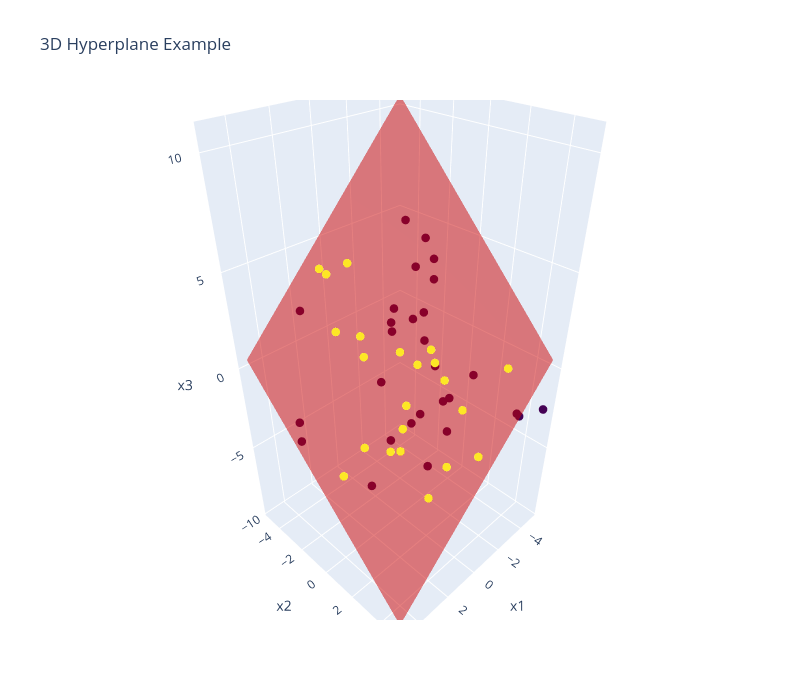

This figure's notebook cell:
### Code cell
n = 50
x1 = np.random.uniform(-5, 5, n)
x2 = np.random.uniform(-5, 5, n)
x3 = np.random.uniform(-5, 5, n)

w = np.array([1, 1, 1])
T = 0.5

y = np.array([0 if w[0]*xi + w[1]*zi + w[2]*zi2 < T else 1 
              for xi, zi, zi2 in zip(x1, x2, x3)])

fig = go.Figure()

fig.add_trace(go.Scatter3d(
    x=x1,
    y=x2,
    z=x3,
    mode='markers',
    marker=dict(color=y, colorscale='Viridis', size=5),
    name='Data points'
))

xx, yy = np.meshgrid(np.linspace(-5, 5, 10), np.linspace(-5, 5, 10))
zz = (T - w[0]*xx - w[1]*yy) / w[2]

fig.add_trace(go.Surface(
    x=xx, y=yy, z=zz,
    opacity=0.5,
    colorscale=[[0, 'red'], [1, 'red']],
    showscale=False,
    name='Hyperplane'
))

fig.update_layout(
    title="3D Hyperplane Example",
    scene=dict(
        xaxis_title='x1',
        yaxis_title='x2',
        zaxis_title='x3'
    ),
    width=800,
    height=700
)

fig.show()
